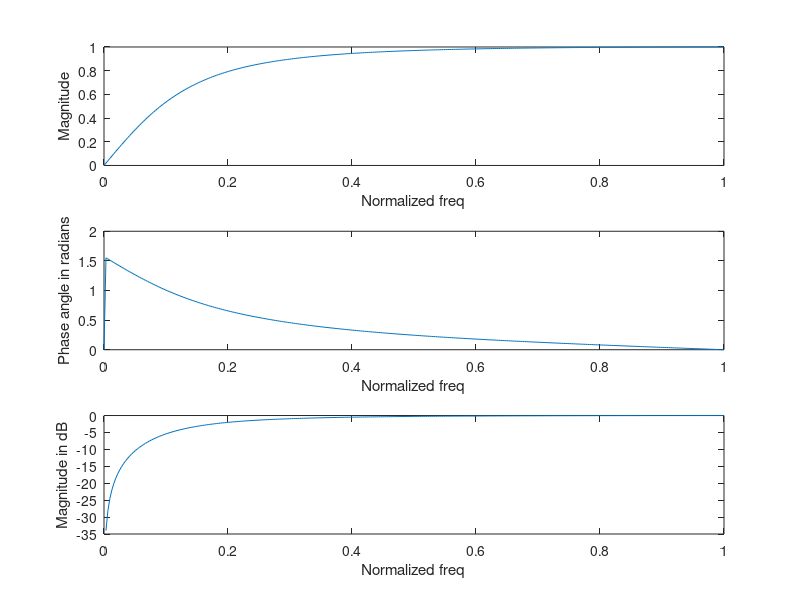

The MATLAB script that drew this image:




% HPF IIR
%To plot magnitude and phase response of first order high pass IIR digital filters.

%a = 0.6

b1 = [0.8 -0.8];
a1=[1 -0.6];




w = 0:0.01:pi;
h1 = freqz(b1,a1,w);



subplot(3,1,1);
plot(w/pi,abs(h1));
xlabel("Normalized freq");
ylabel("Magnitude");
hold on;



subplot(3,1,2);
plot(w/pi,angle(h1));
xlabel("Normalized freq");
ylabel("Phase angle in radians");
hold on;



subplot(3,1,3);
plot(w/pi,20*log10(abs(h1)));
xlabel("Normalized freq");
ylabel("Magnitude in dB");
hold on;

